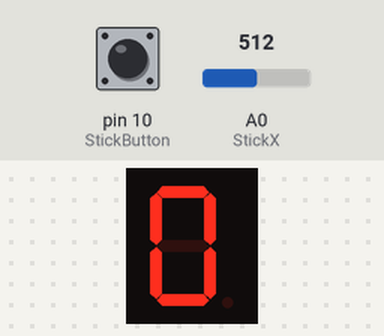
Recording of a sketch running on a simulated Arduino Uno, built with avr-gcc and run on an emulated ATmega328P. Shown: 1-digit seven-segment display. Wiring (inferred from the names in the program): 1-digit 7-segment display, segments lit when HIGH: segments pin 2, pin 3, pin 4, pin 5, pin 6, pin 7, pin 8, pin 11. The test bench sets the inputs (shaded band); at power-on: A0 (StickX) = 512, pin 10 (StickButton) HIGH. The segment pins are drawn as the display they are named for.

Above: at 1.2 s.
1.3 s: A0 (StickX) set to 716
At 1.49 s:
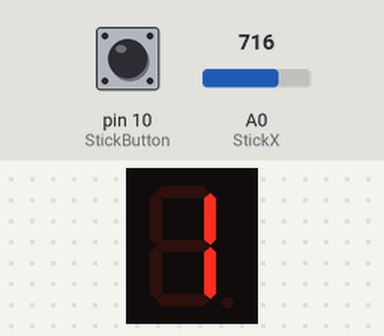
2.8 s: pin 10 (StickButton) pulled LOW for 0.15 s
3.5 s: pin 10 (StickButton) pulled LOW for 1 s
5.1 s: A0 (StickX) set to 900
At 6.61 s:
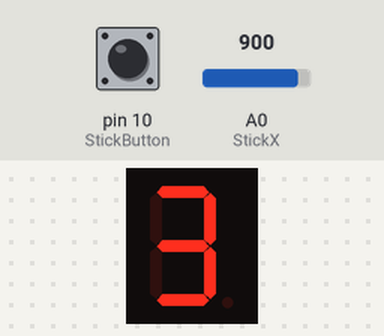
Timing chart, 0 to 7.6 s (numbered marks = the images above; inputs shaded):
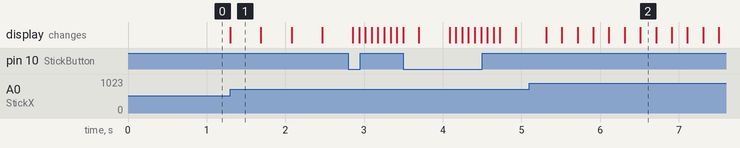

The sketch:

JoyStick_7seg.ino
```cpp
const int segA = 2;
const int segB = 3;
const int segC = 4;
const int segD = 5;
const int segE = 6;
const int segF = 7;
const int segG = 8;
const int segDP = 11;

const int StickX = A0;
const int StickY = A1;
const int StickButton = 10;

byte cifre[10] = {
  0b00111111, // 0
  0b00000110, // 1
  0b01011011, // 2
  0b01001111, // 3
  0b01100110, // 4
  0b01101101, // 5
  0b01111101, // 6
  0b00000111, // 7
  0b01111111, // 8
  0b01101111  // 9
};

int nr_actual = 0;

void setup() {
  // put your setup code here, to run once:
  for(int i = 2; i <= 8; i++)
    pinMode(i, OUTPUT);
  pinMode(segDP, OUTPUT);

  pinMode(StickButton, INPUT_PULLUP);
  Serial.begin(9600);

  afisare(0);
}

void afisare(int n) {
  digitalWrite(segA, cifre[n] & 0b00000001);
  digitalWrite(segB, cifre[n] & 0b00000010);
  digitalWrite(segC, cifre[n] & 0b00000100);
  digitalWrite(segD, cifre[n] & 0b00001000);
  digitalWrite(segE, cifre[n] & 0b00010000);
  digitalWrite(segF, cifre[n] & 0b00100000);
  digitalWrite(segG, cifre[n] & 0b01000000);
}

void loop() {
  // put your main code here, to run repeatedly:
  int xVal = analogRead(StickX);

  // Calculam deviatia fata de centru (512)
  int deviatie = abs(xVal - 512);

  if(deviatie > 150) {
    // Mapam deviatia la viteza (0-512 deviatie -> 600-70ms delay)
    int viteza = map(deviatie, 0, 512, 600, 70);

    nr_actual = (nr_actual + 1) % 10;
    afisare(nr_actual);
    delay(viteza);
  }

  if(digitalRead(StickButton) == LOW) {
    for(int i = 0; i < 4; i++) {
      afisare(nr_actual);
      digitalWrite(segDP, HIGH);
      delay(80);

      for(int j = 2; j <= 8; j++) digitalWrite(j, LOW);
      digitalWrite(segDP, LOW);
      delay(80);
    }

    afisare(nr_actual);
    while(digitalRead(StickButton) == LOW);
    delay(200);
  }
}
```

Measured:
- after the input at 1.3 s, the display: changes at once (image 1)
